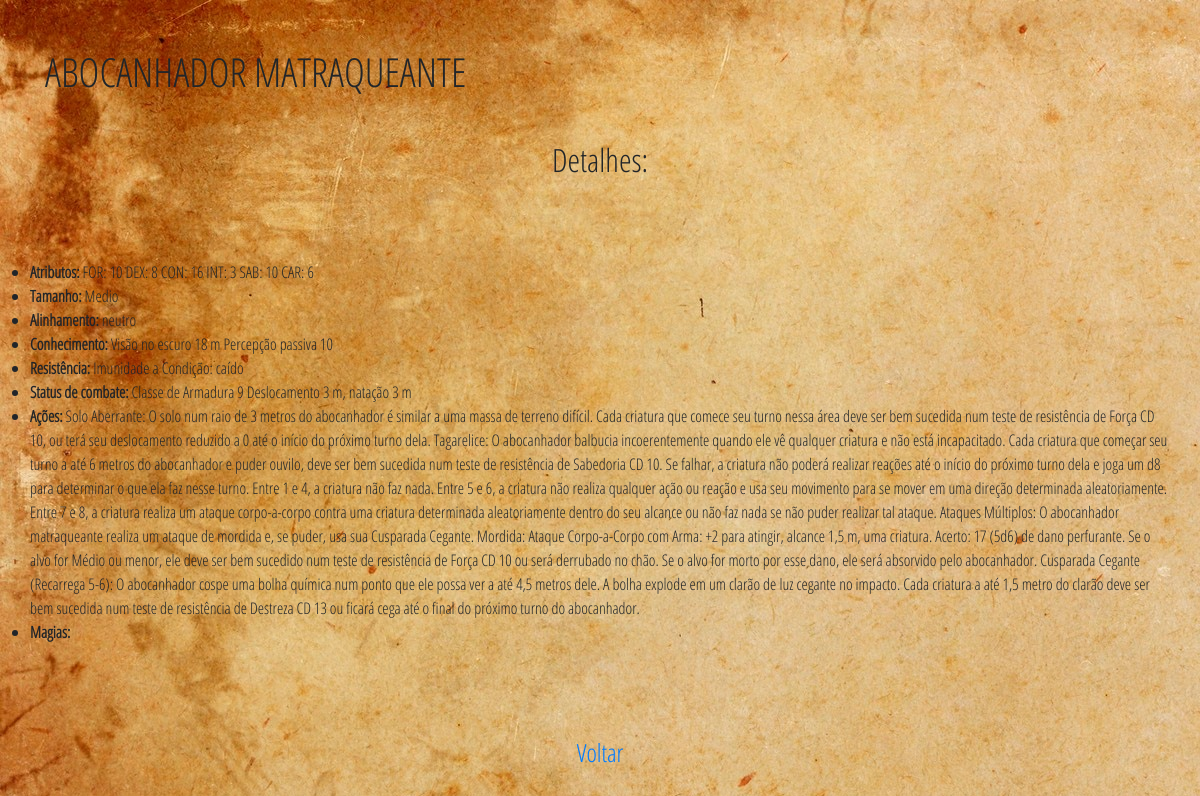
The page /criaturas-cadastradas/1/ on the database its author committed.
### bestiario_frontend/models.py (models this page shows)
class Criatura(models.Model):
    nickname = models.CharField(unique=True, max_length=100)
    atributos = models.TextField()
    status_combate = models.CharField(max_length=1024)
    tamanho = models.CharField(max_length=1024)
    conhecimento = models.CharField(max_length=1024)
    alinhamento = models.CharField(max_length=1024)
    resistencia = models.CharField(max_length=1024)
    acoes = models.TextField()
    magias = models.TextField()
    class Meta:
        db_table = 'criatura'

### bestiario_frontend/views.py (the view)
# urls.py: path('criaturas-cadastradas/<id>/', views.detalhesCriaturas, name='detalhes-criatura'),
def detalhesCriaturas(request, id):
    criatura = Criatura.objects.get(id=id)
    return render(request, 'detalhes-criatura.html', {'criatura': criatura})

### bestiario_frontend/templates/detalhes-criatura.html (shortened to what this page needs)
<!DOCTYPE html>
<html lang="en">
<head>
    {% load static %}
    <link href='{% static "style.css" %}' type="text/css" rel="stylesheet" />
    <link rel="stylesheet" href="{% static 'css/bootstrap.min.css' %}">
    <link rel="stylesheet" href="{% static 'fa/css/all.min.css' %}">
</head>
<body>
    <section class="vh-100">
        <div class="container py-5 h-100">
            <h1>{{ criatura.nickname }}</h1>
            <div class="row d-flex justify-content-center align-items-center h-100">
                <h2>Detalhes:</h2>
                <ul>
                    <li><b>Atributos:</b> {{ criatura.atributos }}</li>
                    <li><b>Tamanho:</b> {{ criatura.tamanho }}</li>
                    <li><b>Alinhamento:</b> {{ criatura.alinhamento }}</li>
                    <li><b>Conhecimento:</b> {{ criatura.conhecimento }}</li>
                    <li><b>Resistência:</b> {{ criatura.resistencia }}</li>
                    <li><b>Status de combate:</b> {{ criatura.status_combate }}</li>
                    <li><b>Ações:</b> {{ criatura.acoes }}</li>
                    <li><b>Magias:</b> {{ criatura.magias }}</li>
                </ul>
                <div>
                    <a href="{% url 'painel' %}" style = "font-size: 25px;">Voltar</a>
                </div>
            </div>
        </div>
    </section>
</body>
</html>

### bestiario_frontend/static/style.css (style rules this page uses)
* { margin: 0; padding: 0; box-sizing: border-box; font-family: "Open Sans"; }
html,body { height: 100%; }

### rows shown on the page
Criatura: nickname "ABOCANHADOR MATRAQUEANTE", atributos "FOR: 10 DEX: 8 CON: 16 INT: 3 SAB: 10 CAR: 6", tamanho "Medio", alinhamento "neutro", conhecimento "Visão no escuro 18 m Percepção passiva 10", resistencia "Imunidade a Condição: caído", status_combate "Classe de Armadura 9 Deslocamento 3 m, natação 3 m", acoes "Solo Aberrante: O solo num raio de 3 metros do abocanhador é similar a uma massa de terreno difícil. Cada criatura que comece seu turno nessa área deve ser bem sucedida num teste de resistência de Força CD 10, ou terá seu deslocamento reduzido a 0 até o início do próximo turno dela. Tagarelice: O abocanhador balbucia incoerentemente quando ele vê qualquer criatura e não está incapacitado. Cada criatura que começar seu turno a até 6 metros do abocanhador e puder ouvilo, deve ser bem sucedida num teste de resistência de Sabedoria CD 10. Se falhar, a criatura não poderá realizar reações até o início do próximo turno dela e joga um d8 para determinar o que ela faz nesse turno. Entre 1 e 4, a…"
